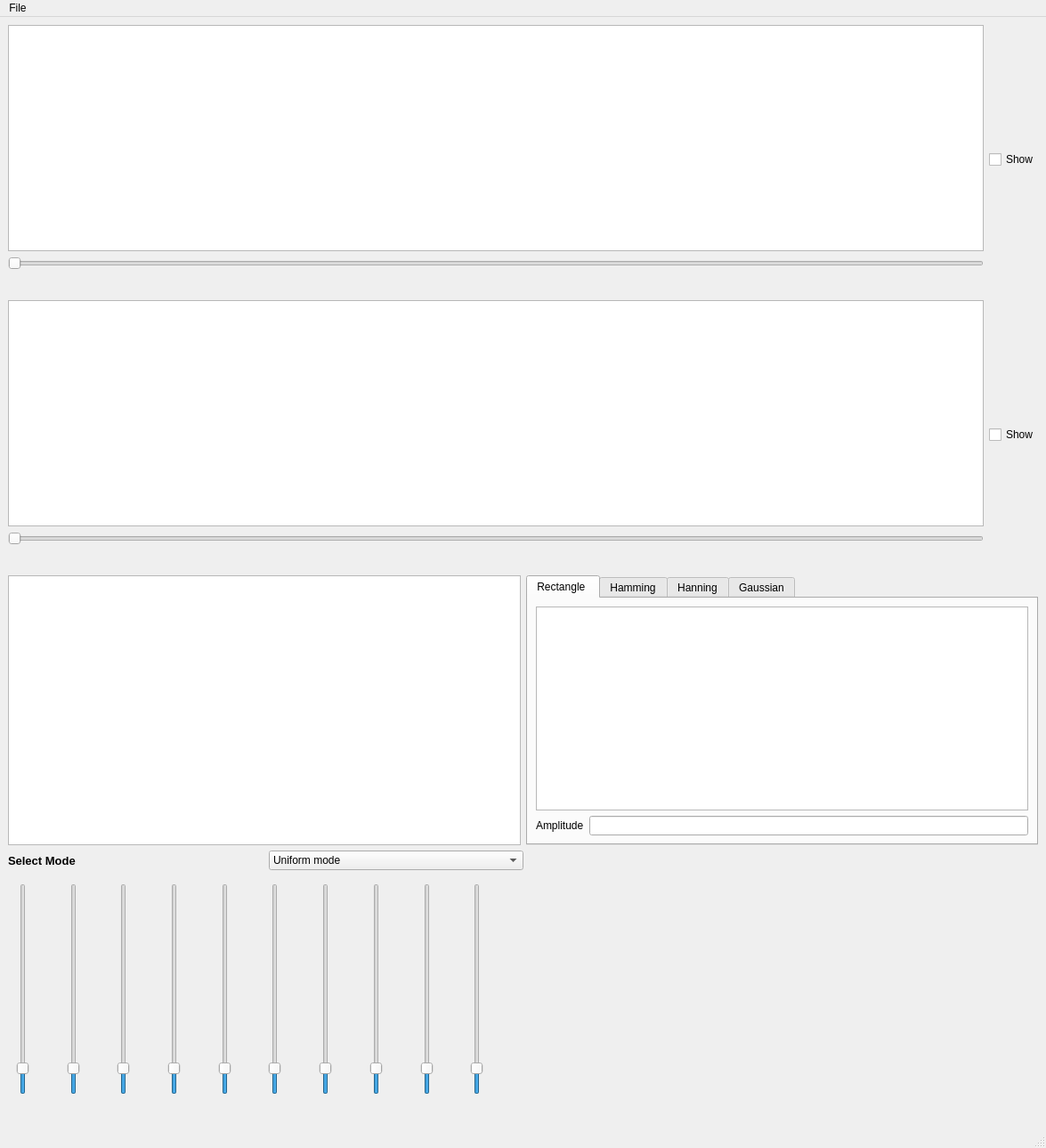
<?xml version="1.0" encoding="UTF-8"?>
<ui version="4.0">
 <class>MainWindow</class>
 <widget class="QMainWindow" name="MainWindow">
  <property name="enabled">
   <bool>true</bool>
  </property>
  <property name="geometry">
   <rect>
    <x>0</x>
    <y>0</y>
    <width>1175</width>
    <height>1289</height>
   </rect>
  </property>
  <property name="windowTitle">
   <string>MainWindow</string>
  </property>
  <property name="styleSheet">
   <string notr="true">QGroupBox[border=&quot;none&quot;] {
    border: none;
}
</string>
  </property>
  <widget class="QWidget" name="centralwidget">
   <layout class="QGridLayout" name="gridLayout_5">
    <item row="2" column="0">
     <layout class="QHBoxLayout" name="horizontalLayout_23">
      <item>
       <widget class="PlotWidget" name="signal_view"/>
      </item>
      <item>
       <widget class="QTabWidget" name="windows_tabs">
        <property name="currentIndex">
         <number>0</number>
        </property>
        <widget class="QWidget" name="Rectangle_window">
         <attribute name="title">
          <string>Rectangle </string>
         </attribute>
         <layout class="QGridLayout" name="gridLayout_10">
          <item row="0" column="0">
           <widget class="PlotWidget" name="graphicsView_rectangle"/>
          </item>
          <item row="1" column="0">
           <layout class="QHBoxLayout" name="horizontalLayout_3">
            <item>
             <widget class="QLabel" name="label_amplitude_rectangle">
              <property name="text">
               <string>Amplitude</string>
              </property>
             </widget>
            </item>
            <item>
             <widget class="QLineEdit" name="amplitude_val_rectangle">
              <property name="text">
               <string/>
              </property>
             </widget>
            </item>
           </layout>
          </item>
         </layout>
        </widget>
        <widget class="QWidget" name="Hamming_window">
         <attribute name="title">
          <string>Hamming</string>
         </attribute>
         <layout class="QGridLayout" name="gridLayout_11">
          <item row="0" column="0">
           <widget class="PlotWidget" name="graphicsView_hamming"/>
          </item>
          <item row="1" column="0">
           <layout class="QHBoxLayout" name="horizontalLayout_2">
            <item>
             <widget class="QLabel" name="label_amplitude_hamming">
              <property name="text">
               <string>Amplitude</string>
              </property>
             </widget>
            </item>
            <item>
             <widget class="QLineEdit" name="amplitude_val_hamming">
              <property name="text">
               <string/>
              </property>
             </widget>
            </item>
           </layout>
          </item>
         </layout>
        </widget>
        <widget class="QWidget" name="Hanning_window">
         <attribute name="title">
          <string>Hanning</string>
         </attribute>
         <layout class="QGridLayout" name="gridLayout_2">
          <item row="0" column="0">
           <layout class="QVBoxLayout" name="verticalLayout_39">
            <item>
             <widget class="PlotWidget" name="graphicsView_hanning"/>
            </item>
            <item>
             <layout class="QHBoxLayout" name="horizontalLayout_25">
              <item>
               <layout class="QHBoxLayout" name="horizontalLayout_5">
                <item>
                 <widget class="QLabel" name="label_12">
                  <property name="text">
                   <string>TextLabel</string>
                  </property>
                 </widget>
                </item>
                <item>
                 <widget class="QLineEdit" name="lineEdit"/>
                </item>
               </layout>
              </item>
              <item>
               <layout class="QHBoxLayout" name="horizontalLayout_4">
                <item>
                 <widget class="QLabel" name="label_amplitude_hanning">
                  <property name="text">
                   <string>Amplitude</string>
                  </property>
                 </widget>
                </item>
                <item>
                 <widget class="QLineEdit" name="amplitude_val_hanning">
                  <property name="text">
                   <string/>
                  </property>
                 </widget>
                </item>
                <item>
                 <widget class="QPushButton" name="apply_btn">
                  <property name="text">
                   <string>Apply</string>
                  </property>
                 </widget>
                </item>
               </layout>
              </item>
             </layout>
            </item>
           </layout>
          </item>
         </layout>
        </widget>
        <widget class="QWidget" name="Gaussian_window">
         <attribute name="title">
          <string>Gaussian</string>
         </attribute>
         <layout class="QGridLayout" name="gridLayout_6">
          <item row="0" column="0">
           <widget class="PlotWidget" name="graphicsView_gaussian"/>
          </item>
          <item row="1" column="0">
           <layout class="QHBoxLayout" name="horizontalLayout">
            <item>
             <widget class="QLabel" name="label_amplitude_gaussian">
              <property name="text">
               <string>Amplitude</string>
              </property>
             </widget>
            </item>
            <item>
             <widget class="QLineEdit" name="amplitude_val_gaussian">
              <property name="text">
               <string/>
              </property>
             </widget>
            </item>
           </layout>
          </item>
         </layout>
        </widget>
       </widget>
      </item>
     </layout>
    </item>
    <item row="0" column="0">
     <layout class="QHBoxLayout" name="horizontalLayout_7">
      <item>
       <layout class="QVBoxLayout" name="verticalLayout_3">
        <item>
         <widget class="PlotWidget" name="grph_input_sig"/>
        </item>
        <item>
         <widget class="QSlider" name="horizontalSlider">
          <property name="orientation">
           <enum>Qt::Horizontal</enum>
          </property>
         </widget>
        </item>
        <item>
         <layout class="QHBoxLayout" name="horz_control_btns">
          <property name="spacing">
           <number>10</number>
          </property>
          <item>
           <spacer name="horizontalSpacer_19">
            <property name="orientation">
             <enum>Qt::Horizontal</enum>
            </property>
            <property name="sizeHint" stdset="0">
             <size>
              <width>60</width>
              <height>20</height>
             </size>
            </property>
           </spacer>
          </item>
          <item>
           <widget class="QPushButton" name="btn_srt_begin_input">
            <property name="cursor">
             <cursorShape>PointingHandCursor</cursorShape>
            </property>
            <property name="toolTip">
             <string>replay</string>
            </property>
            <property name="whatsThis">
             <string>stast from beging
</string>
            </property>
            <property name="text">
             <string/>
            </property>
            <property name="icon">
             <iconset>
              <normaloff>imgs/strt_frm_begin.png</normaloff>imgs/strt_frm_begin.png</iconset>
            </property>
            <property name="flat">
             <bool>true</bool>
            </property>
           </widget>
          </item>
          <item>
           <widget class="QPushButton" name="btn_slow_input">
            <property name="cursor">
             <cursorShape>PointingHandCursor</cursorShape>
            </property>
            <property name="text">
             <string/>
            </property>
            <property name="icon">
             <iconset>
              <normaloff>imgs/slow_down.png</normaloff>imgs/slow_down.png</iconset>
            </property>
            <property name="flat">
             <bool>true</bool>
            </property>
           </widget>
          </item>
          <item>
           <widget class="QPushButton" name="btn_zoom_out_input">
            <property name="cursor">
             <cursorShape>PointingHandCursor</cursorShape>
            </property>
            <property name="text">
             <string/>
            </property>
            <property name="icon">
             <iconset>
              <normaloff>imgs/aoom_out.png</normaloff>imgs/aoom_out.png</iconset>
            </property>
            <property name="flat">
             <bool>true</bool>
            </property>
           </widget>
          </item>
          <item>
           <widget class="QPushButton" name="btn_play_pause_input">
            <property name="cursor">
             <cursorShape>PointingHandCursor</cursorShape>
            </property>
            <property name="toolTip">
             <string>paly
</string>
            </property>
            <property name="text">
             <string/>
            </property>
            <property name="icon">
             <iconset>
              <normaloff>imgs/play.png</normaloff>imgs/play.png</iconset>
            </property>
            <property name="flat">
             <bool>true</bool>
            </property>
           </widget>
          </item>
          <item>
           <widget class="QPushButton" name="btn_zoom_in_input">
            <property name="cursor">
             <cursorShape>PointingHandCursor</cursorShape>
            </property>
            <property name="text">
             <string/>
            </property>
            <property name="icon">
             <iconset>
              <normaloff>imgs/zoom_in.png</normaloff>imgs/zoom_in.png</iconset>
            </property>
            <property name="flat">
             <bool>true</bool>
            </property>
           </widget>
          </item>
          <item>
           <widget class="QPushButton" name="btn_fast_input">
            <property name="cursor">
             <cursorShape>PointingHandCursor</cursorShape>
            </property>
            <property name="text">
             <string/>
            </property>
            <property name="icon">
             <iconset>
              <normaloff>imgs/speed_up.png</normaloff>imgs/speed_up.png</iconset>
            </property>
            <property name="flat">
             <bool>true</bool>
            </property>
           </widget>
          </item>
          <item>
           <spacer name="horizontalSpacer_17">
            <property name="orientation">
             <enum>Qt::Horizontal</enum>
            </property>
            <property name="sizeHint" stdset="0">
             <size>
              <width>60</width>
              <height>20</height>
             </size>
            </property>
           </spacer>
          </item>
         </layout>
        </item>
       </layout>
      </item>
      <item>
       <layout class="QVBoxLayout" name="verticalLayout">
        <item>
         <layout class="QVBoxLayout" name="verticalLayout_7"/>
        </item>
        <item>
         <widget class="QCheckBox" name="chek_bx_show_spect_input">
          <property name="cursor">
           <cursorShape>PointingHandCursor</cursorShape>
          </property>
          <property name="text">
           <string>Show</string>
          </property>
         </widget>
        </item>
       </layout>
      </item>
     </layout>
    </item>
    <item row="1" column="0">
     <layout class="QHBoxLayout" name="horizontalLayout_8">
      <item>
       <layout class="QVBoxLayout" name="verticalLayout_4">
        <item>
         <widget class="PlotWidget" name="grph_output_sig"/>
        </item>
        <item>
         <widget class="QSlider" name="horizontalSlider_2">
          <property name="orientation">
           <enum>Qt::Horizontal</enum>
          </property>
         </widget>
        </item>
        <item>
         <layout class="QHBoxLayout" name="horz_control_btns_2">
          <property name="spacing">
           <number>10</number>
          </property>
          <item>
           <spacer name="horizontalSpacer_20">
            <property name="orientation">
             <enum>Qt::Horizontal</enum>
            </property>
            <property name="sizeHint" stdset="0">
             <size>
              <width>60</width>
              <height>20</height>
             </size>
            </property>
           </spacer>
          </item>
          <item>
           <widget class="QPushButton" name="btn_srt_begin_output">
            <property name="cursor">
             <cursorShape>PointingHandCursor</cursorShape>
            </property>
            <property name="toolTip">
             <string>replay</string>
            </property>
            <property name="whatsThis">
             <string>stast from beging
</string>
            </property>
            <property name="text">
             <string/>
            </property>
            <property name="icon">
             <iconset>
              <normaloff>imgs/strt_frm_begin.png</normaloff>imgs/strt_frm_begin.png</iconset>
            </property>
            <property name="flat">
             <bool>true</bool>
            </property>
           </widget>
          </item>
          <item>
           <widget class="QPushButton" name="btn_slow_output">
            <property name="cursor">
             <cursorShape>PointingHandCursor</cursorShape>
            </property>
            <property name="text">
             <string/>
            </property>
            <property name="icon">
             <iconset>
              <normaloff>imgs/slow_down.png</normaloff>imgs/slow_down.png</iconset>
            </property>
            <property name="flat">
             <bool>true</bool>
            </property>
           </widget>
          </item>
          <item>
           <widget class="QPushButton" name="btn_zoom_out_output">
            <property name="cursor">
             <cursorShape>PointingHandCursor</cursorShape>
            </property>
            <property name="text">
             <string/>
            </property>
            <property name="icon">
             <iconset>
              <normaloff>imgs/aoom_out.png</normaloff>imgs/aoom_out.png</iconset>
            </property>
            <property name="flat">
             <bool>true</bool>
            </property>
           </widget>
          </item>
          <item>
           <widget class="QPushButton" name="btn_play_pasuse_output">
            <property name="cursor">
             <cursorShape>PointingHandCursor</cursorShape>
            </property>
            <property name="toolTip">
             <string>paly
</string>
            </property>
            <property name="text">
             <string/>
            </property>
            <property name="icon">
             <iconset>
              <normaloff>imgs/play.png</normaloff>imgs/play.png</iconset>
            </property>
            <property name="flat">
             <bool>true</bool>
            </property>
           </widget>
          </item>
          <item>
           <widget class="QPushButton" name="btn_zoom_in_output">
            <property name="cursor">
             <cursorShape>PointingHandCursor</cursorShape>
            </property>
            <property name="text">
             <string/>
            </property>
            <property name="icon">
             <iconset>
              <normaloff>imgs/zoom_in.png</normaloff>imgs/zoom_in.png</iconset>
            </property>
            <property name="flat">
             <bool>true</bool>
            </property>
           </widget>
          </item>
          <item>
           <widget class="QPushButton" name="btn_fast_output">
            <property name="cursor">
             <cursorShape>PointingHandCursor</cursorShape>
            </property>
            <property name="text">
             <string/>
            </property>
            <property name="icon">
             <iconset>
              <normaloff>imgs/speed_up.png</normaloff>imgs/speed_up.png</iconset>
            </property>
            <property name="flat">
             <bool>true</bool>
            </property>
           </widget>
          </item>
          <item>
           <spacer name="horizontalSpacer_18">
            <property name="orientation">
             <enum>Qt::Horizontal</enum>
            </property>
            <property name="sizeHint" stdset="0">
             <size>
              <width>60</width>
              <height>20</height>
             </size>
            </property>
           </spacer>
          </item>
         </layout>
        </item>
       </layout>
      </item>
      <item>
       <layout class="QVBoxLayout" name="verticalLayout_2">
        <item>
         <layout class="QVBoxLayout" name="verticalLayout_8"/>
        </item>
        <item>
         <widget class="QCheckBox" name="chek_bx_show_spect_output">
          <property name="cursor">
           <cursorShape>PointingHandCursor</cursorShape>
          </property>
          <property name="text">
           <string>Show</string>
          </property>
         </widget>
        </item>
       </layout>
      </item>
     </layout>
    </item>
    <item row="3" column="0">
     <layout class="QHBoxLayout" name="horizontalLayout_17">
      <item>
       <layout class="QVBoxLayout" name="verticalLayout_34">
        <item>
         <layout class="QHBoxLayout" name="horizontalLayout_6">
          <item>
           <widget class="QLabel" name="lbl_mode">
            <property name="font">
             <font>
              <pointsize>10</pointsize>
              <bold>true</bold>
             </font>
            </property>
            <property name="text">
             <string>Select Mode</string>
            </property>
           </widget>
          </item>
          <item>
           <widget class="QComboBox" name="combo_bx_mode">
            <property name="cursor">
             <cursorShape>PointingHandCursor</cursorShape>
            </property>
            <item>
             <property name="text">
              <string>Uniform mode</string>
             </property>
            </item>
            <item>
             <property name="text">
              <string>Musical instruments</string>
             </property>
            </item>
            <item>
             <property name="text">
              <string>Animal sounds</string>
             </property>
            </item>
            <item>
             <property name="text">
              <string>ECG abnormalities</string>
             </property>
            </item>
           </widget>
          </item>
         </layout>
        </item>
        <item>
         <widget class="QStackedWidget" name="stackedWidget">
          <property name="currentIndex">
           <number>0</number>
          </property>
          <widget class="QWidget" name="uniform_page">
           <layout class="QGridLayout" name="gridLayout">
            <item row="0" column="0">
             <layout class="QHBoxLayout" name="horizontalLayout_14">
              <item>
               <layout class="QVBoxLayout" name="verticalLayout_19">
                <item>
                 <widget class="QSlider" name="verticalSlider_15">
                  <property name="font">
                   <font>
                    <bold>false</bold>
                   </font>
                  </property>
                  <property name="maximum">
                   <number>10</number>
                  </property>
                  <property name="value">
                   <number>1</number>
                  </property>
                  <property name="orientation">
                   <enum>Qt::Vertical</enum>
                  </property>
                 </widget>
                </item>
                <item>
                 <widget class="QLabel" name="label_28">
                  <property name="text">
                   <string/>
                  </property>
                 </widget>
                </item>
               </layout>
              </item>
              <item>
               <layout class="QVBoxLayout" name="verticalLayout_21">
                <item>
                 <widget class="QSlider" name="verticalSlider_17">
                  <property name="maximum">
                   <number>10</number>
                  </property>
                  <property name="value">
                   <number>1</number>
                  </property>
                  <property name="orientation">
                   <enum>Qt::Vertical</enum>
                  </property>
                 </widget>
                </item>
                <item>
                 <widget class="QLabel" name="label_30">
                  <property name="text">
                   <string/>
                  </property>
                 </widget>
                </item>
               </layout>
              </item>
              <item>
               <layout class="QVBoxLayout" name="verticalLayout_20">
                <item>
                 <widget class="QSlider" name="verticalSlider_16">
                  <property name="maximum">
                   <number>10</number>
                  </property>
                  <property name="value">
                   <number>1</number>
                  </property>
                  <property name="orientation">
                   <enum>Qt::Vertical</enum>
                  </property>
                 </widget>
                </item>
                <item>
                 <widget class="QLabel" name="label_29">
                  <property name="text">
                   <string/>
                  </property>
                 </widget>
                </item>
               </layout>
              </item>
              <item>
               <layout class="QVBoxLayout" name="verticalLayout_18">
                <item>
                 <widget class="QSlider" name="verticalSlider_14">
                  <property name="maximum">
                   <number>10</number>
                  </property>
                  <property name="value">
                   <number>1</number>
                  </property>
                  <property name="orientation">
                   <enum>Qt::Vertical</enum>
                  </property>
                 </widget>
                </item>
                <item>
                 <widget class="QLabel" name="label_27">
                  <property name="text">
                   <string/>
                  </property>
                 </widget>
                </item>
               </layout>
              </item>
              <item>
               <layout class="QVBoxLayout" name="verticalLayout_5">
                <item>
                 <widget class="QSlider" name="verticalSlider">
                  <property name="maximum">
                   <number>10</number>
                  </property>
                  <property name="value">
                   <number>1</number>
                  </property>
                  <property name="orientation">
                   <enum>Qt::Vertical</enum>
                  </property>
                 </widget>
                </item>
                <item>
                 <widget class="QLabel" name="label_10">
                  <property name="text">
                   <string/>
                  </property>
                 </widget>
                </item>
               </layout>
              </item>
              <item>
               <layout class="QVBoxLayout" name="verticalLayout_15">
                <item>
                 <widget class="QSlider" name="verticalSlider_11">
                  <property name="maximum">
                   <number>10</number>
                  </property>
                  <property name="value">
                   <number>1</number>
                  </property>
                  <property name="sliderPosition">
                   <number>1</number>
                  </property>
                  <property name="orientation">
                   <enum>Qt::Vertical</enum>
                  </property>
                 </widget>
                </item>
                <item>
                 <widget class="QLabel" name="label_24">
                  <property name="text">
                   <string/>
                  </property>
                 </widget>
                </item>
               </layout>
              </item>
              <item>
               <layout class="QVBoxLayout" name="verticalLayout_25">
                <item>
                 <widget class="QSlider" name="verticalSlider_24">
                  <property name="maximum">
                   <number>10</number>
                  </property>
                  <property name="value">
                   <number>1</number>
                  </property>
                  <property name="orientation">
                   <enum>Qt::Vertical</enum>
                  </property>
                 </widget>
                </item>
                <item>
                 <widget class="QLabel" name="label_34">
                  <property name="text">
                   <string/>
                  </property>
                 </widget>
                </item>
               </layout>
              </item>
              <item>
               <layout class="QVBoxLayout" name="verticalLayout_17">
                <item>
                 <widget class="QSlider" name="verticalSlider_13">
                  <property name="maximum">
                   <number>10</number>
                  </property>
                  <property name="value">
                   <number>1</number>
                  </property>
                  <property name="orientation">
                   <enum>Qt::Vertical</enum>
                  </property>
                 </widget>
                </item>
                <item>
                 <widget class="QLabel" name="label_26">
                  <property name="text">
                   <string/>
                  </property>
                 </widget>
                </item>
               </layout>
              </item>
              <item>
               <layout class="QVBoxLayout" name="verticalLayout_16">
                <item>
                 <widget class="QSlider" name="verticalSlider_12">
                  <property name="maximum">
                   <number>10</number>
                  </property>
                  <property name="value">
                   <number>1</number>
                  </property>
                  <property name="orientation">
                   <enum>Qt::Vertical</enum>
                  </property>
                 </widget>
                </item>
                <item>
                 <widget class="QLabel" name="label_25">
                  <property name="text">
                   <string/>
                  </property>
                 </widget>
                </item>
               </layout>
              </item>
              <item>
               <layout class="QVBoxLayout" name="verticalLayout_24">
                <item>
                 <widget class="QSlider" name="verticalSlider_20">
                  <property name="maximum">
                   <number>10</number>
                  </property>
                  <property name="value">
                   <number>1</number>
                  </property>
                  <property name="orientation">
                   <enum>Qt::Vertical</enum>
                  </property>
                 </widget>
                </item>
                <item>
                 <widget class="QLabel" name="label_33">
                  <property name="text">
                   <string/>
                  </property>
                 </widget>
                </item>
               </layout>
              </item>
             </layout>
            </item>
           </layout>
          </widget>
          <widget class="QWidget" name="music_page">
           <layout class="QGridLayout" name="gridLayout_7">
            <item row="0" column="0">
             <layout class="QHBoxLayout" name="horizontalLayout_15">
              <item>
               <layout class="QVBoxLayout" name="verticalLayout_26">
                <item>
                 <widget class="QSlider" name="verticalSlider_21">
                  <property name="maximum">
                   <number>10</number>
                  </property>
                  <property name="value">
                   <number>1</number>
                  </property>
                  <property name="orientation">
                   <enum>Qt::Vertical</enum>
                  </property>
                 </widget>
                </item>
                <item>
                 <widget class="QLabel" name="label_35">
                  <property name="text">
                   <string>drum</string>
                  </property>
                 </widget>
                </item>
               </layout>
              </item>
              <item>
               <layout class="QVBoxLayout" name="verticalLayout_27">
                <item>
                 <widget class="QSlider" name="verticalSlider_25">
                  <property name="maximum">
                   <number>10</number>
                  </property>
                  <property name="value">
                   <number>1</number>
                  </property>
                  <property name="orientation">
                   <enum>Qt::Vertical</enum>
                  </property>
                 </widget>
                </item>
                <item>
                 <widget class="QLabel" name="label_36">
                  <property name="text">
                   <string>piano</string>
                  </property>
                 </widget>
                </item>
               </layout>
              </item>
              <item>
               <layout class="QVBoxLayout" name="verticalLayout_28">
                <item>
                 <widget class="QSlider" name="verticalSlider_26">
                  <property name="maximum">
                   <number>10</number>
                  </property>
                  <property name="value">
                   <number>1</number>
                  </property>
                  <property name="orientation">
                   <enum>Qt::Vertical</enum>
                  </property>
                 </widget>
                </item>
                <item>
                 <widget class="QLabel" name="label_37">
                  <property name="text">
                   <string>TextLabel</string>
                  </property>
                 </widget>
                </item>
               </layout>
              </item>
              <item>
               <layout class="QVBoxLayout" name="verticalLayout_29">
                <item>
                 <widget class="QSlider" name="verticalSlider_29">
                  <property name="maximum">
                   <number>10</number>
                  </property>
                  <property name="value">
                   <number>1</number>
                  </property>
                  <property name="orientation">
                   <enum>Qt::Vertical</enum>
                  </property>
                 </widget>
                </item>
                <item>
                 <widget class="QLabel" name="label_38">
                  <property name="text">
                   <string>TextLabel</string>
                  </property>
                 </widget>
                </item>
               </layout>
              </item>
             </layout>
            </item>
           </layout>
          </widget>
          <widget class="QWidget" name="animal_page">
           <layout class="QGridLayout" name="gridLayout_8">
            <item row="0" column="0">
             <layout class="QHBoxLayout" name="horizontalLayout_16">
              <item>
               <layout class="QVBoxLayout" name="verticalLayout_30">
                <item>
                 <widget class="QSlider" name="verticalSlider_23">
                  <property name="maximum">
                   <number>10</number>
                  </property>
                  <property name="value">
                   <number>1</number>
                  </property>
                  <property name="orientation">
                   <enum>Qt::Vertical</enum>
                  </property>
                 </widget>
                </item>
                <item>
                 <widget class="QLabel" name="label_39">
                  <property name="text">
                   <string>cat</string>
                  </property>
                 </widget>
                </item>
               </layout>
              </item>
              <item>
               <layout class="QVBoxLayout" name="verticalLayout_31">
                <item>
                 <widget class="QSlider" name="verticalSlider_28">
                  <property name="maximum">
                   <number>10</number>
                  </property>
                  <property name="value">
                   <number>1</number>
                  </property>
                  <property name="orientation">
                   <enum>Qt::Vertical</enum>
                  </property>
                 </widget>
                </item>
                <item>
                 <widget class="QLabel" name="label_40">
                  <property name="text">
                   <string>dog</string>
                  </property>
                 </widget>
                </item>
               </layout>
              </item>
              <item>
               <layout class="QVBoxLayout" name="verticalLayout_32">
                <item>
                 <widget class="QSlider" name="verticalSlider_30">
                  <property name="maximum">
                   <number>10</number>
                  </property>
                  <property name="value">
                   <number>1</number>
                  </property>
                  <property name="orientation">
                   <enum>Qt::Vertical</enum>
                  </property>
                 </widget>
                </item>
                <item>
                 <widget class="QLabel" name="label_45">
                  <property name="text">
                   <string>duck</string>
                  </property>
                 </widget>
                </item>
               </layout>
              </item>
              <item>
               <layout class="QVBoxLayout" name="verticalLayout_33">
                <item>
                 <widget class="QSlider" name="verticalSlider_33">
                  <property name="maximum">
                   <number>10</number>
                  </property>
                  <property name="value">
                   <number>1</number>
                  </property>
                  <property name="orientation">
                   <enum>Qt::Vertical</enum>
                  </property>
                 </widget>
                </item>
                <item>
                 <widget class="QLabel" name="label_46">
                  <property name="text">
                   <string>cow</string>
                  </property>
                 </widget>
                </item>
               </layout>
              </item>
             </layout>
            </item>
           </layout>
          </widget>
          <widget class="QWidget" name="ECG_page">
           <layout class="QGridLayout" name="gridLayout_9">
            <item row="0" column="0">
             <layout class="QHBoxLayout" name="horizontalLayout_24">
              <item>
               <layout class="QVBoxLayout" name="verticalLayout_35">
                <item>
                 <widget class="QSlider" name="verticalSlider_27">
                  <property name="maximum">
                   <number>10</number>
                  </property>
                  <property name="value">
                   <number>1</number>
                  </property>
                  <property name="orientation">
                   <enum>Qt::Vertical</enum>
                  </property>
                 </widget>
                </item>
                <item>
                 <widget class="QLabel" name="label_41">
                  <property name="text">
                   <string>arthmya 1</string>
                  </property>
                 </widget>
                </item>
               </layout>
              </item>
              <item>
               <layout class="QVBoxLayout" name="verticalLayout_36">
                <item>
                 <widget class="QSlider" name="verticalSlider_31">
                  <property name="maximum">
                   <number>10</number>
                  </property>
                  <property name="value">
                   <number>1</number>
                  </property>
                  <property name="orientation">
                   <enum>Qt::Vertical</enum>
                  </property>
                 </widget>
                </item>
                <item>
                 <widget class="QLabel" name="label_42">
                  <property name="text">
                   <string>arthmya 2</string>
                  </property>
                 </widget>
                </item>
               </layout>
              </item>
              <item>
               <layout class="QVBoxLayout" name="verticalLayout_37">
                <item>
                 <widget class="QSlider" name="verticalSlider_32">
                  <property name="maximum">
                   <number>10</number>
                  </property>
                  <property name="value">
                   <number>1</number>
                  </property>
                  <property name="orientation">
                   <enum>Qt::Vertical</enum>
                  </property>
                 </widget>
                </item>
                <item>
                 <widget class="QLabel" name="label_49">
                  <property name="text">
                   <string>arthmya 3</string>
                  </property>
                 </widget>
                </item>
               </layout>
              </item>
              <item>
               <layout class="QVBoxLayout" name="verticalLayout_38">
                <item>
                 <widget class="QSlider" name="verticalSlider_34">
                  <property name="maximum">
                   <number>10</number>
                  </property>
                  <property name="value">
                   <number>1</number>
                  </property>
                  <property name="orientation">
                   <enum>Qt::Vertical</enum>
                  </property>
                 </widget>
                </item>
                <item>
                 <widget class="QLabel" name="label_50">
                  <property name="text">
                   <string>TextLabel</string>
                  </property>
                 </widget>
                </item>
               </layout>
              </item>
             </layout>
            </item>
           </layout>
          </widget>
         </widget>
        </item>
       </layout>
      </item>
      <item>
       <spacer name="horizontalSpacer">
        <property name="orientation">
         <enum>Qt::Horizontal</enum>
        </property>
        <property name="sizeHint" stdset="0">
         <size>
          <width>40</width>
          <height>20</height>
         </size>
        </property>
       </spacer>
      </item>
     </layout>
    </item>
   </layout>
  </widget>
  <widget class="QMenuBar" name="menubar">
   <property name="geometry">
    <rect>
     <x>0</x>
     <y>0</y>
     <width>1175</width>
     <height>26</height>
    </rect>
   </property>
   <widget class="QMenu" name="menuFile">
    <property name="title">
     <string>File</string>
    </property>
    <addaction name="actionUpload_file"/>
   </widget>
   <addaction name="menuFile"/>
  </widget>
  <widget class="QStatusBar" name="statusbar"/>
  <action name="actionUpload_file">
   <property name="text">
    <string>Upload file</string>
   </property>
  </action>
 </widget>
 <customwidgets>
  <customwidget>
   <class>PlotWidget</class>
   <extends>QGraphicsView</extends>
   <header>pyqtgraph.h</header>
   <container>1</container>
  </customwidget>
 </customwidgets>
 <resources/>
 <connections/>
</ui>
